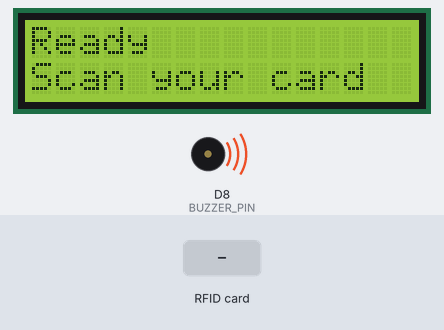
The sketch below on a simulated ESP8266 (NodeMCU). On the bench: 16×2 character LCD, buzzer (waves = sounding, pin HIGH). The inputs (shaded band) are chosen by the test bench. WiFi joins after 1.5 s; servers stay silent unless stated; uploads are accepted with an empty reply; what the sketch prints to the serial monitor is not drawn.

Above: at 3.4 s.
3.5 s: RFID card 5E 7A 19 C4 held to the reader
At 3.66 s:
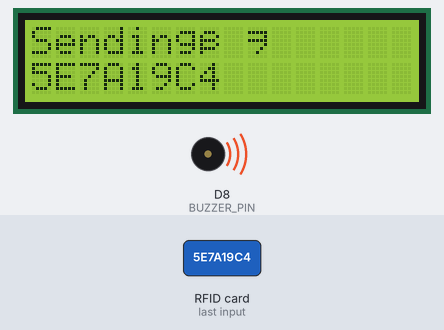
At 4.9 s:
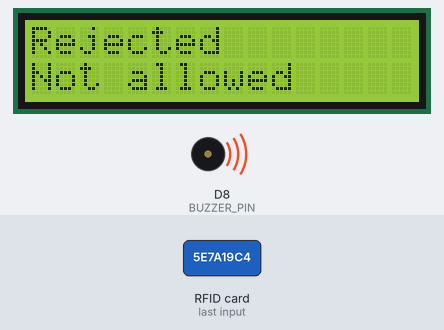
5.2 s: RFID card 5E 7A 19 C4 held to the reader
At 6.6 s:
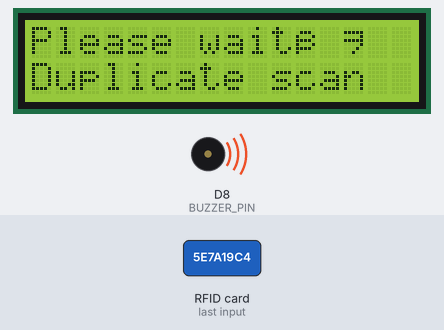
Timing chart, 0 to 8.2 s (numbered marks = the images above; inputs shaded):
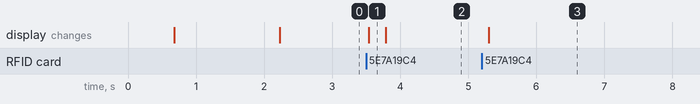

The sketch:

esp32_rfid.ino
```cpp
#include <Arduino.h>
#include <ESP8266WiFi.h>
#include <ESP8266HTTPClient.h>
#include <WiFiClient.h>
#include <SPI.h>
#include <MFRC522.h>
#include <Wire.h>
#include <LiquidCrystal_I2C.h>
#include <ArduinoJson.h>

// ==== CONFIGURE THESE ====
// WiFi
const char* WIFI_SSID = "seoultosoulphasus";
const char* WIFI_PASS = "praiseGod0813!";

// API
const String API_BASE     = "http://192.168.50.197:8000/api";
const String SERIAL_NO    = "room-101";  // ← was DEVICE_ID
const String DEVICE_TOKEN = "VpAclEfle3OEFET1FPybWDILVxnpQtpaptqp6fiContWSBT2zTuooKgnt4rA30Ky";

// LCD (adjust I2C address after scanning!)
LiquidCrystal_I2C lcd(0x27, 16, 2);   // If blank, run I2C scanner and update

// RFID (RC522)
#define SS_PIN   D3
#define RST_PIN  D0
MFRC522 mfrc522(SS_PIN, RST_PIN);

// Buzzer (active buzzer MH-FMD)
#define BUZZER_PIN D8

// Debounce UID
String lastUID = "";
unsigned long lastScanMs = 0;
const unsigned long SCAN_COOLDOWN_MS = 2500;

// ================= BUZZER HELPERS =================
void beepOK() {
  Serial.println("[BUZZER] OK beep");
  digitalWrite(BUZZER_PIN, LOW); delay(100);
  digitalWrite(BUZZER_PIN, HIGH); delay(100);
  digitalWrite(BUZZER_PIN, LOW); delay(100);
  digitalWrite(BUZZER_PIN, HIGH);
}

void beepErr() {
  Serial.println("[BUZZER] ERROR beep");
  for (int i=0; i<80; i++) {
    digitalWrite(BUZZER_PIN, LOW);
    delayMicroseconds(500);
    digitalWrite(BUZZER_PIN, HIGH);
    delayMicroseconds(1500);
  }
}

// ================= LCD =================
void lcdMsg(const String &l1, const String &l2) {
  lcd.clear();
  lcd.setCursor(0,0); lcd.print(l1.substring(0,16));
  lcd.setCursor(0,1); lcd.print(l2.substring(0,16));
}

// ================= WIFI =================
void connectWiFi() {
  WiFi.mode(WIFI_STA);
  WiFi.begin(WIFI_SSID, WIFI_PASS);
  lcdMsg("Connecting WiFi", WIFI_SSID);
  Serial.print("Connecting to WiFi");

  unsigned long start = millis();
  while (WiFi.status() != WL_CONNECTED && millis() - start < 20000) {
    delay(500);
    Serial.print(".");
  }

  if (WiFi.status() == WL_CONNECTED) {
    lcdMsg("WiFi connected", WiFi.localIP().toString());
    Serial.println("\nWiFi connected! IP: " + WiFi.localIP().toString());
  } else {
    lcdMsg("WiFi failed", "Retrying…");
    Serial.println("\nWiFi connection failed.");
  }
}

// ================= RFID UID HEX =================
String uidToHex(MFRC522::Uid *uid) {
  String s = "";
  for (byte i=0; i<uid->size; i++) {
    if (uid->uidByte[i] < 0x10) s += "0";
    s += String(uid->uidByte[i], HEX);
  }
  s.toUpperCase();
  return s;
}

// ================= HTTP POST =================
bool postScan(const String& uid, String &disp1, String &disp2, String &beep) {
  if (WiFi.status() != WL_CONNECTED) {
    connectWiFi();
    if (WiFi.status() != WL_CONNECTED) return false;
  }

  WiFiClient client;     // HTTP (not TLS). Use WiFiClientSecure for https
  HTTPClient http;
  http.setTimeout(5000); // 5s timeout

  const String url = API_BASE + "/attendance/scan";

  // Build JSON payload matching Laravel controller: serial_no, device_token, uid
  StaticJsonDocument<384> doc;
  doc["serial_no"]    = SERIAL_NO;
  doc["device_token"] = DEVICE_TOKEN;
  doc["uid"]          = uid;

  String payload;
  serializeJson(doc, payload);

  Serial.println("[HTTP] POST " + url);
  Serial.println("[HTTP] Sending: " + payload);

  http.begin(client, url);
  http.addHeader("Content-Type", "application/json");
  const int code = http.POST(payload);

  if (code > 0) {
    String resp = http.getString();
    Serial.println("[HTTP] Response code: " + String(code));
    Serial.println("[HTTP] Body: " + resp);

    StaticJsonDocument<512> res;
    DeserializationError err = deserializeJson(res, resp);
    if (!err) {
      bool ok = res["ok"] | false;
      disp1 = res["display_line1"] | "";
      disp2 = res["display_line2"] | "";
      beep  = res["beep"] | (ok ? "ok" : "error");
      http.end();
      return ok;
    } else {
      Serial.println("[JSON] Parse error");
    }
  } else {
    Serial.println("[HTTP] Request failed: " + String(code));
  }

  http.end();
  return false;
}

// ================== SETUP ==================
void setup() {
  Serial.begin(115200);

  pinMode(BUZZER_PIN, OUTPUT);
  digitalWrite(BUZZER_PIN, HIGH); // idle HIGH for active buzzer used here

  Wire.begin(D2, D1);   // SDA=D2, SCL=D1
  lcd.init();
  lcd.backlight();
  lcdMsg("RFID Attendance", "Booting…");

  SPI.begin();
  mfrc522.PCD_Init();

  delay(500);
  connectWiFi();
  lcdMsg("Ready", "Scan your card");
}

// ================== LOOP ==================
void loop() {
  if (!mfrc522.PICC_IsNewCardPresent() || !mfrc522.PICC_ReadCardSerial()) {
    delay(50);
    return;
  }

  String uid = uidToHex(&mfrc522.uid);
  Serial.println("Card UID: " + uid);

  unsigned long nowMs = millis();
  if (uid == lastUID && (nowMs - lastScanMs) < SCAN_COOLDOWN_MS) {
    lcdMsg("Please wait…", "Duplicate scan");
    delay(800);
    return;
  }
  lastUID = uid; lastScanMs = nowMs;

  lcdMsg("Sending…", uid);

  String l1, l2, beep;
  bool ok = postScan(uid, l1, l2, beep);

  Serial.println("Server Response:");
  Serial.println("  LCD1: " + l1);
  Serial.println("  LCD2: " + l2);
  Serial.println("  BEEP: " + beep);

  lcdMsg(l1.length() ? l1 : (ok ? "Accepted" : "Rejected"),
         l2.length() ? l2 : (ok ? "Marked" : "Not allowed"));

  if (beep == "ok" || beep == "double") {
    beepOK();
  } else if (beep == "error") {
    beepErr();
  }

  mfrc522.PICC_HaltA();
  mfrc522.PCD_StopCrypto1();
}
```

Measured:
- after the input at 3.5 s, the display: changes at once (image 1)
- after the input at 5.2 s, the display: changes after 0.10 s (image 3)
